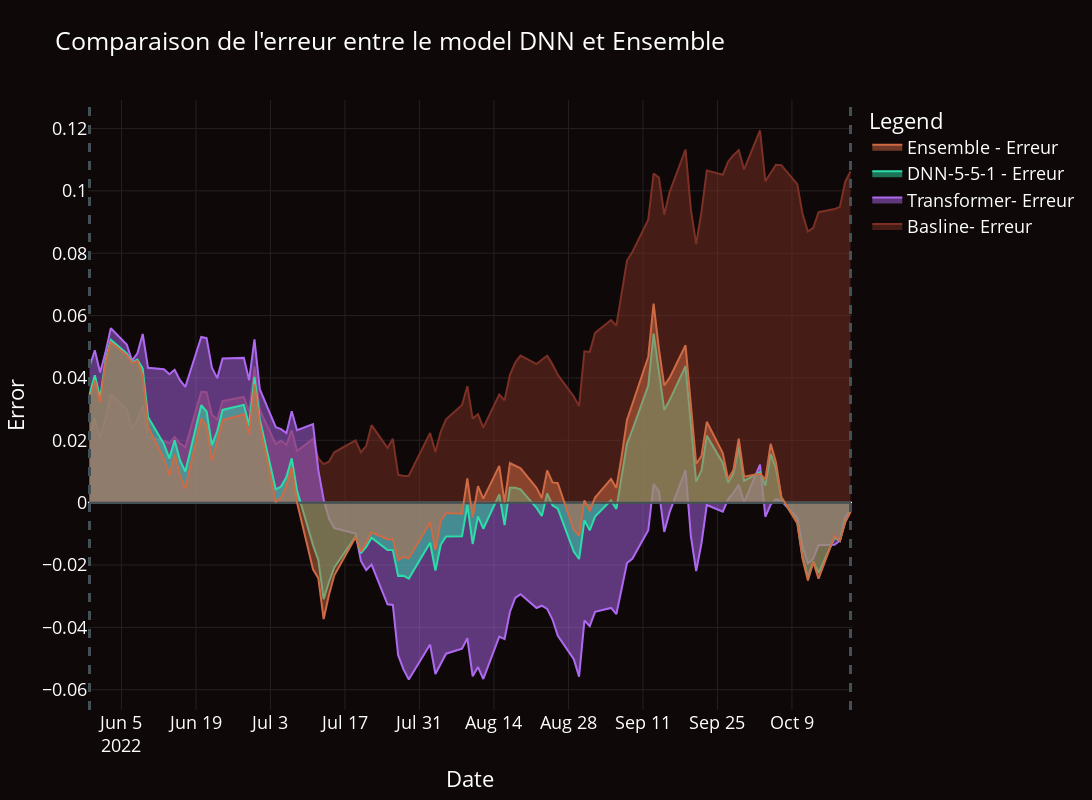

The cell this chart's notebook holds for it:
### Code cell
two_week_dates = (pd.to_datetime(df_test['date'], format="%Y-%m-%d") + datetime.timedelta(weeks=4))


fig = go.Figure()


fig.add_trace(go.Scatter(
    x=two_week_dates,
    y=np.zeros(y_test.shape),
    fill=None,
    mode='lines', line_color='#435055', showlegend = False)
)
fig.add_trace(go.Scatter(x=two_week_dates, y=y_test.to_numpy() - baseline_y_pred,
    mode='lines',
    fill='tonexty', # fill area between trace0 and trace1
    name="Basline- Erreur", line_color="#7C3025", opacity=.8, line = dict( width=2)
    ))


fig.add_trace(go.Scatter(
    x=two_week_dates,
    y=np.zeros(y_test.shape),
    fill=None,
    mode='lines', line_color='#435055', showlegend = False)
)
fig.add_trace(go.Scatter(x=two_week_dates, y=y_test.to_numpy() - np.array(y_pred_transformer_best).reshape(-1).reshape(-1),
    mode='lines',
    fill='tonexty', # fill area between trace0 and trace1
    name="Transformer- Erreur", line_color="#AF68F0", opacity=.8, line = dict( width=2)
    ))

# fig.add_trace(go.Scatter(
#     x=two_week_dates,
#     y=np.zeros(y_test.shape),
#     fill=None,
#     mode='lines', line_color='#435055', showlegend = False)
# )
# fig.add_trace(go.Scatter(x=two_week_dates, y=y_test.to_numpy() - y_pred_lstm_best,
#     mode='lines',
#     fill='tonexty', # fill area between trace0 and trace1
#     name="Transformer- Erreur", line_color="#F0A500", opacity=.8, line = dict( width=2)
#     ))

    

fig.add_trace(go.Scatter(
    x=two_week_dates,
    y=np.zeros(y_test.shape),
    fill=None,
    mode='lines', line_color='#435055', showlegend = False)
)
fig.add_trace(go.Scatter(x=two_week_dates, y=y_test.to_numpy() - y_pred_ensemble.reshape(-1),
    mode='lines',
    fill='tonexty', # fill area between trace0 and trace1
    name="DNN-5-5-1 - Erreur", line_color="#2BDEA8", opacity=.8, line = dict( width=2)
    ))

fig.add_trace(go.Scatter(
    x=two_week_dates,
    y=np.zeros(y_test.shape),
    fill=None,
    mode='lines', line_color='#435055', showlegend = False)
)
fig.add_trace(go.Scatter(x=two_week_dates, y=y_test.to_numpy() -np.mean(y_pred_nns, axis=0).reshape(-1),
    mode='lines',
    fill='tonexty', # fill area between trace0 and trace1
    name="Ensemble - Erreur", line_color="#CE6A44", opacity=.8, line = dict( width=2)
    ))




fig.add_vline(x=str(two_week_dates.to_numpy()[0]), line_width=3, line_dash="dash", line_color="#435055")
fig.add_vline(x=str(df_test['date'].to_numpy()[-2]), line_width=3, line_dash="dash", line_color="#435055", name="Bob")

fig.update_xaxes(showgrid=True, gridwidth=1, gridcolor='#262020')
fig.update_yaxes(showgrid=True, gridwidth=1, gridcolor='#262020')

fig.update_layout(
    title="Comparaison de l'erreur entre le model DNN et Ensemble",
    xaxis_title="Date",
    yaxis_title="Error",
    legend_title="Legend",
    font=dict(
        size=18,
        color="#FFF"
    ),
    width=1600, height=800,
    paper_bgcolor='#0E0808',
    plot_bgcolor='#0E0808',
)

# fig.update_layout(showlegend=False)

fig.show()
